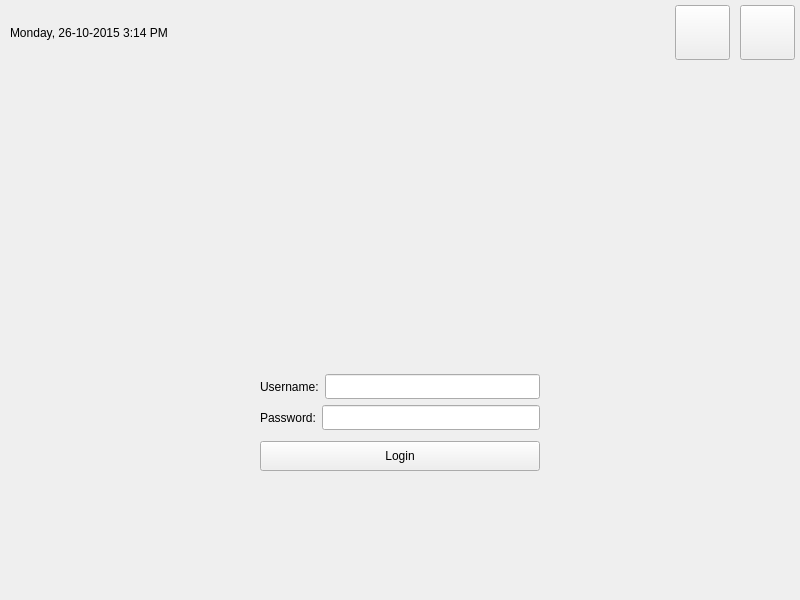
<?xml version="1.0" encoding="UTF-8"?>
<ui version="4.0">
 <class>MainWindow</class>
 <widget class="QMainWindow" name="MainWindow">
  <property name="geometry">
   <rect>
    <x>0</x>
    <y>0</y>
    <width>800</width>
    <height>600</height>
   </rect>
  </property>
  <property name="windowTitle">
   <string>MainWindow</string>
  </property>
  <property name="styleSheet">
   <string notr="true"/>
  </property>
  <widget class="QWidget" name="centralWidget">
   <layout class="QVBoxLayout" name="verticalLayout">
    <property name="spacing">
     <number>0</number>
    </property>
    <property name="leftMargin">
     <number>0</number>
    </property>
    <property name="topMargin">
     <number>0</number>
    </property>
    <property name="rightMargin">
     <number>0</number>
    </property>
    <property name="bottomMargin">
     <number>0</number>
    </property>
    <item>
     <widget class="QWidget" name="topPanel" native="true">
      <layout class="QHBoxLayout" name="horizontalLayout">
       <property name="spacing">
        <number>10</number>
       </property>
       <property name="leftMargin">
        <number>10</number>
       </property>
       <property name="topMargin">
        <number>5</number>
       </property>
       <property name="rightMargin">
        <number>5</number>
       </property>
       <property name="bottomMargin">
        <number>5</number>
       </property>
       <item>
        <widget class="QLabel" name="currentDateTime">
         <property name="text">
          <string>Monday, 26-10-2015 3:14 PM</string>
         </property>
        </widget>
       </item>
       <item>
        <spacer name="horizontalSpacer">
         <property name="orientation">
          <enum>Qt::Horizontal</enum>
         </property>
         <property name="sizeHint" stdset="0">
          <size>
           <width>40</width>
           <height>20</height>
          </size>
         </property>
        </spacer>
       </item>
       <item>
        <widget class="QPushButton" name="restartButton">
         <property name="sizePolicy">
          <sizepolicy hsizetype="Fixed" vsizetype="Fixed">
           <horstretch>0</horstretch>
           <verstretch>0</verstretch>
          </sizepolicy>
         </property>
         <property name="minimumSize">
          <size>
           <width>55</width>
           <height>55</height>
          </size>
         </property>
         <property name="text">
          <string/>
         </property>
         <property name="icon">
          <iconset resource="resources.qrc">
           <normaloff>:/icons/restart_icon.png</normaloff>:/icons/restart_icon.png</iconset>
         </property>
         <property name="iconSize">
          <size>
           <width>50</width>
           <height>50</height>
          </size>
         </property>
        </widget>
       </item>
       <item>
        <widget class="QPushButton" name="shutdownButton">
         <property name="sizePolicy">
          <sizepolicy hsizetype="Fixed" vsizetype="Fixed">
           <horstretch>0</horstretch>
           <verstretch>0</verstretch>
          </sizepolicy>
         </property>
         <property name="minimumSize">
          <size>
           <width>55</width>
           <height>55</height>
          </size>
         </property>
         <property name="text">
          <string/>
         </property>
         <property name="icon">
          <iconset resource="resources.qrc">
           <normaloff>:/icons/shutdown_icon.png</normaloff>:/icons/shutdown_icon.png</iconset>
         </property>
         <property name="iconSize">
          <size>
           <width>50</width>
           <height>50</height>
          </size>
         </property>
        </widget>
       </item>
      </layout>
     </widget>
    </item>
    <item>
     <spacer name="verticalSpacer_2">
      <property name="orientation">
       <enum>Qt::Vertical</enum>
      </property>
      <property name="sizeHint" stdset="0">
       <size>
        <width>20</width>
        <height>40</height>
       </size>
      </property>
     </spacer>
    </item>
    <item>
     <layout class="QHBoxLayout" name="horizontalLayout_2">
      <property name="spacing">
       <number>0</number>
      </property>
      <property name="topMargin">
       <number>0</number>
      </property>
      <item>
       <widget class="QLabel" name="logo">
        <property name="sizePolicy">
         <sizepolicy hsizetype="Fixed" vsizetype="Fixed">
          <horstretch>0</horstretch>
          <verstretch>0</verstretch>
         </sizepolicy>
        </property>
        <property name="minimumSize">
         <size>
          <width>150</width>
          <height>150</height>
         </size>
        </property>
        <property name="styleSheet">
         <string notr="true"/>
        </property>
        <property name="text">
         <string/>
        </property>
        <property name="pixmap">
         <pixmap resource="resources.qrc">:/images/logo.png</pixmap>
        </property>
       </widget>
      </item>
     </layout>
    </item>
    <item>
     <spacer name="verticalSpacer_3">
      <property name="orientation">
       <enum>Qt::Vertical</enum>
      </property>
      <property name="sizeType">
       <enum>QSizePolicy::Fixed</enum>
      </property>
      <property name="sizeHint" stdset="0">
       <size>
        <width>20</width>
        <height>20</height>
       </size>
      </property>
     </spacer>
    </item>
    <item>
     <layout class="QHBoxLayout" name="horizontalLayout_3">
      <item>
       <widget class="QWidget" name="loginForm" native="true">
        <property name="sizePolicy">
         <sizepolicy hsizetype="Fixed" vsizetype="Fixed">
          <horstretch>0</horstretch>
          <verstretch>0</verstretch>
         </sizepolicy>
        </property>
        <property name="minimumSize">
         <size>
          <width>350</width>
          <height>150</height>
         </size>
        </property>
        <property name="styleSheet">
         <string notr="true"/>
        </property>
        <layout class="QVBoxLayout" name="verticalLayout_2">
         <property name="leftMargin">
          <number>35</number>
         </property>
         <property name="topMargin">
          <number>35</number>
         </property>
         <property name="rightMargin">
          <number>35</number>
         </property>
         <property name="bottomMargin">
          <number>25</number>
         </property>
         <item>
          <layout class="QHBoxLayout" name="horizontalLayout_6">
           <item>
            <widget class="QLabel" name="label">
             <property name="text">
              <string>Username:</string>
             </property>
            </widget>
           </item>
           <item>
            <widget class="QLineEdit" name="username">
             <property name="minimumSize">
              <size>
               <width>0</width>
               <height>25</height>
              </size>
             </property>
            </widget>
           </item>
          </layout>
         </item>
         <item>
          <layout class="QHBoxLayout" name="horizontalLayout_4">
           <item>
            <widget class="QLabel" name="label_2">
             <property name="text">
              <string>Password:</string>
             </property>
            </widget>
           </item>
           <item>
            <widget class="QLineEdit" name="password">
             <property name="minimumSize">
              <size>
               <width>0</width>
               <height>25</height>
              </size>
             </property>
            </widget>
           </item>
          </layout>
         </item>
         <item>
          <spacer name="verticalSpacer_4">
           <property name="orientation">
            <enum>Qt::Vertical</enum>
           </property>
           <property name="sizeType">
            <enum>QSizePolicy::Fixed</enum>
           </property>
           <property name="sizeHint" stdset="0">
            <size>
             <width>20</width>
             <height>5</height>
            </size>
           </property>
          </spacer>
         </item>
         <item>
          <widget class="QPushButton" name="loginButon">
           <property name="minimumSize">
            <size>
             <width>0</width>
             <height>30</height>
            </size>
           </property>
           <property name="text">
            <string>Login</string>
           </property>
          </widget>
         </item>
        </layout>
       </widget>
      </item>
     </layout>
    </item>
    <item>
     <spacer name="verticalSpacer">
      <property name="orientation">
       <enum>Qt::Vertical</enum>
      </property>
      <property name="sizeHint" stdset="0">
       <size>
        <width>20</width>
        <height>40</height>
       </size>
      </property>
     </spacer>
    </item>
   </layout>
  </widget>
 </widget>
 <layoutdefault spacing="6" margin="11"/>
 <resources>
  <include location="resources.qrc"/>
 </resources>
 <connections/>
</ui>
